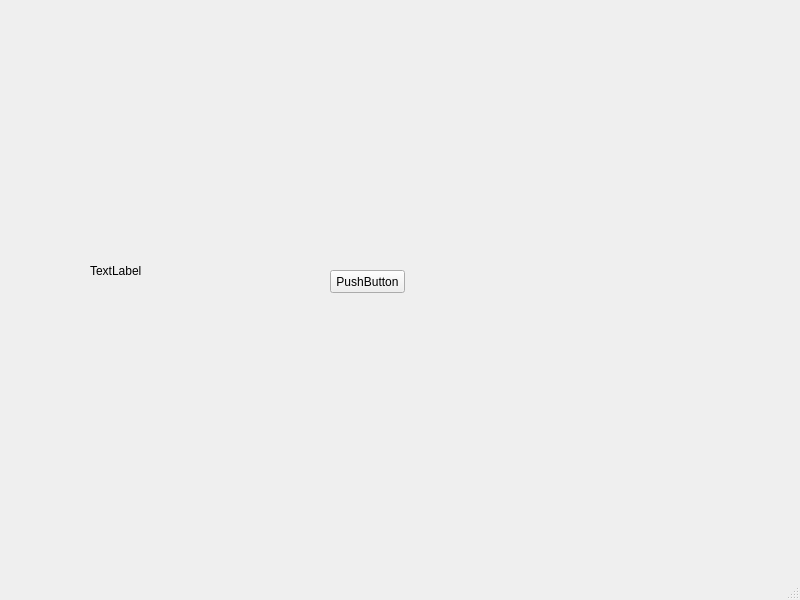
<?xml version="1.0" encoding="UTF-8"?>
<ui version="4.0">
 <class>MainWindow</class>
 <widget class="QMainWindow" name="MainWindow">
  <property name="geometry">
   <rect>
    <x>0</x>
    <y>0</y>
    <width>800</width>
    <height>600</height>
   </rect>
  </property>
  <property name="windowTitle">
   <string>MainWindow</string>
  </property>
  <widget class="QWidget" name="centralwidget">
   <widget class="QLabel" name="label">
    <property name="geometry">
     <rect>
      <x>90</x>
      <y>250</y>
      <width>101</width>
      <height>41</height>
     </rect>
    </property>
    <property name="text">
     <string>TextLabel</string>
    </property>
   </widget>
   <widget class="QPushButton" name="pushButton">
    <property name="geometry">
     <rect>
      <x>330</x>
      <y>270</y>
      <width>75</width>
      <height>23</height>
     </rect>
    </property>
    <property name="text">
     <string>PushButton</string>
    </property>
   </widget>
  </widget>
  <widget class="QMenuBar" name="menubar">
   <property name="geometry">
    <rect>
     <x>0</x>
     <y>0</y>
     <width>800</width>
     <height>23</height>
    </rect>
   </property>
  </widget>
  <widget class="QStatusBar" name="statusbar"/>
 </widget>
 <resources/>
 <connections/>
</ui>
